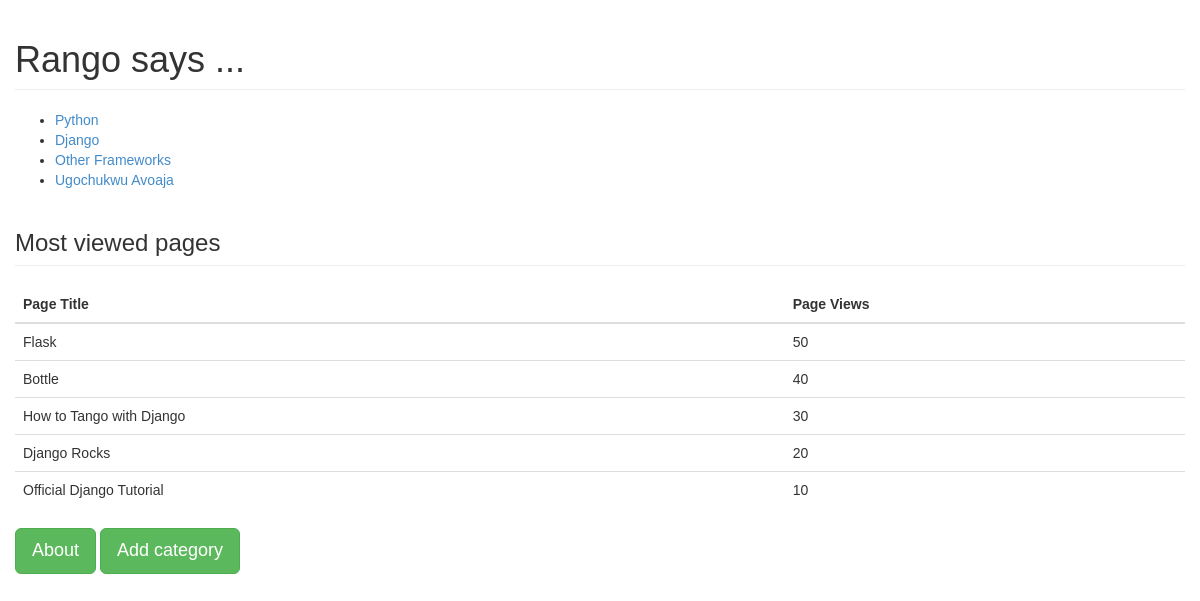
/rango/, run on an earlier commit of the app's database.
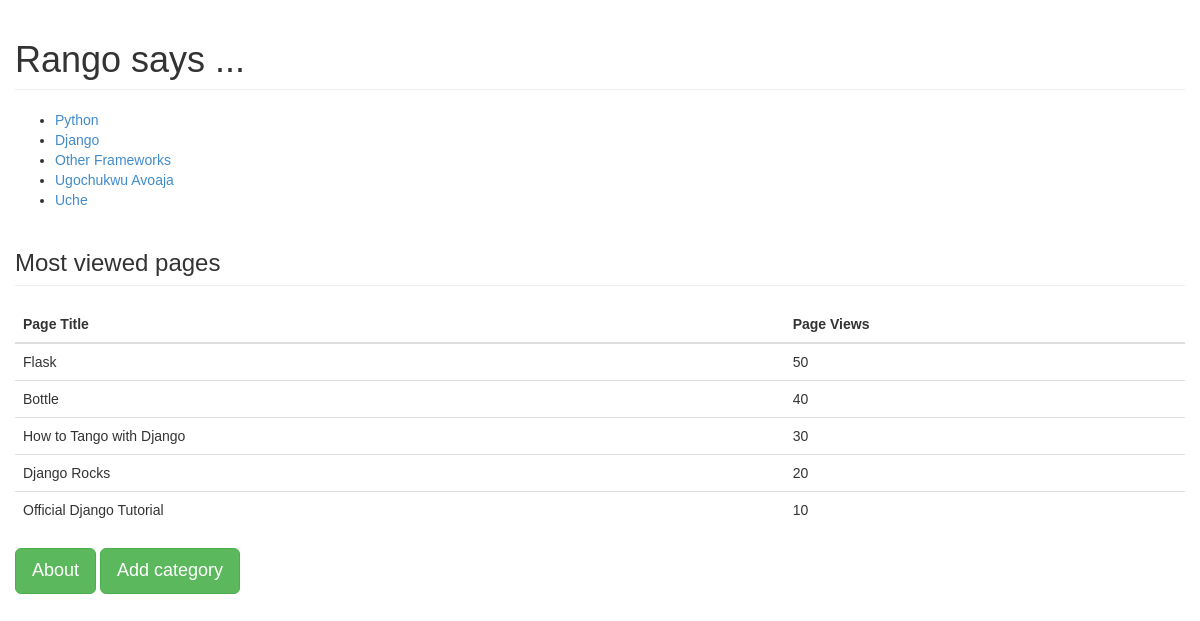
And on a later commit of the database.
### rango/models.py (models this page shows, shortened)
class Category(models.Model):
	name = models.CharField(max_length=128, unique=True)
	views = models.IntegerField(default=0)
	likes = models.IntegerField(default=0)
	slug = models.SlugField(unique=False)

class Page(models.Model):
	category = models.ForeignKey(Category)
	title = models.CharField(max_length=128)
	url = models.URLField()
	views = models.IntegerField(default=0)

### rango/views.py (the view)
def index(request):
	context_dict = {}
	category_list = Category.objects.order_by('-likes')[:5]
	context_dict['categories'] = category_list
	most_viewed_pages_list = Page.objects.order_by('-views')[:5]
	context_dict['most_viewed_pages'] = most_viewed_pages_list
	return render(request, 'rango/index.html', context_dict)

### rango/templates/rango/index.html (shortened to what this page needs)
<!DOCTYPE html>
<html>
	<head>
		{% load staticfiles %}
		<link rel="stylesheet" type="text/css" href="{% static 'css/style.css' %}">
	</head>
	<body>
		<div class="container">
			<div class="row">
				<h1 class="page-header">Rango says ...</h1>
				{% if categories %}
					<ul>
						{% for category in categories %}
						<li>
							<a href="/rango/category/{{ category.slug }}">
								{{ category.name }}
							</a>
						</li>
						{% endfor %}
					</ul>
				{% else %}
					<div class="bg-danger">
						<h3>There are no categories present.</h3>
					</div>
				{% endif %}
				<h3 class="page-header">Most viewed pages</h3>
				{% if most_viewed_pages %}
					<table class="table table-hover">
							<thead>
								<tr class="primary">
									<th>Page Title</th>
									<th>Page Views</th>
								</tr>
							</thead>
						{% for page in most_viewed_pages %}
							<tr>
								<td>{{ page.title }}</td>
								<td>{{ page.views }}</td>
							</tr>
						{% endfor %}
					</table>
				{% endif %}
				<a href="/rango/about" class="btn btn-success btn-lg">About</a>
				<a href="/rango/add_category" class="btn btn-success btn-lg">Add category</a>
			</div>
		</div>
	</body>
</html>

### rango/static/css/style.css (style rules this page uses)
body { font-family: arial; }

What changed in the data, as far as the page shows it:
added Category: name "Uche"
